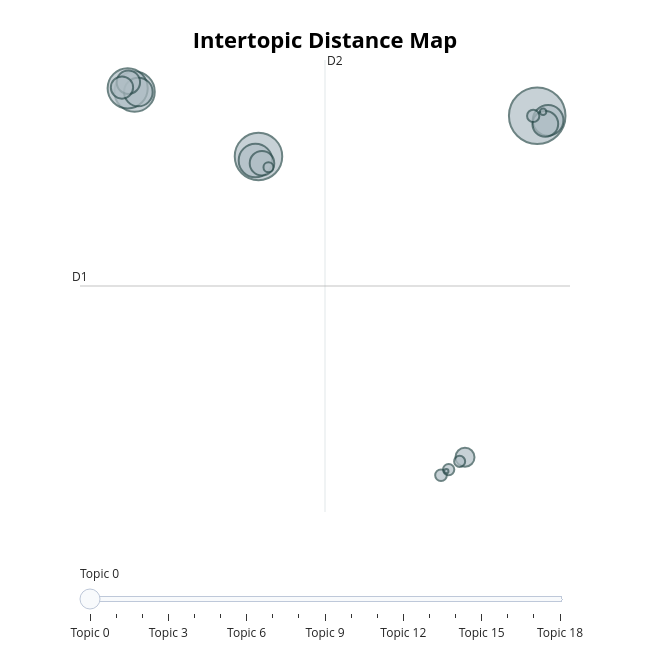

The notebook cell this image was saved under:
### Code cell
topic_model.visualize_topics()

### Figure 1 — Plotly figure (JSON) as saved in the notebook; plotly's stock layout.template omitted (floating-point values rounded to 4 significant figures)
{"data": [{"customdata": [[0, "the | to | and | is | it", 2584], [1, "the | in | to | he | game", 1821], [2, "the | of | that | is | to", 1314], [3, "the | to | of | that | and", 1300], [4, "that | the | to | president | stephanopoulos", 912], [5, "for | the | and | to | in", 760], [6, "the | of | and | in | to", 661], [7, "the | to | for | is | and", 535], [8, "the | and | of | to | for", 487], [9, "of | the | to | and | is", 443], [10, "the | to | my | and | you", 401], [11, "the | of | to | and | space", 292], [12, "maxaxaxaxaxaxaxaxaxaxaxaxaxaxax | the | of | points | den", 122], [13, "the | it | oil | and | to", 110], [14, "water | the | battery | to | of", 104], [15, "kirlian | photography | the | to | of", 98], [16, "book | and | books | chemistry | the", 80], [17, "fan | cpu | heat | sink | fans", 34], [18, "ground | grounding | conductor | neutral | wire", 15]], "hovertemplate": "<b>Topic %{customdata[0]}</b><br>%{customdata[1]}<br>Size: %{customdata[2]}", "legendgroup": "", "marker": {"color": "#B0BEC5", "line": {"color": "DarkSlateGrey", "width": 2}, "size": [2584, 1821, 1314, 1300, 912, 760, 661, 535, 487, 443, 401, 292, 122, 110, 104, 98, 80, 34, 15], "sizemode": "area", "sizeref": 1.615, "symbol": "circle"}, "mode": "markers", "name": "", "orientation": "v", "showlegend": false, "type": "scatter", "x": [8.431, -8.94, -16.66, -17.09, -9.128, 9.108, -16.43, 8.935, -8.722, -17.05, -17.45, 3.93, 8.182, 2.435, 2.911, 3.596, -8.32, 8.797, 2.766], "xaxis": "x", "y": [8.913, 5.745, 10.79, 11.05, 5.426, 8.558, 10.76, 8.278, 5.215, 11.53, 11.11, -17.71, 8.903, -19.1, -18.67, -18.03, 4.905, 9.222, -18.79], "yaxis": "y"}], "layout": {"annotations": [{"showarrow": false, "text": "D1", "x": -20.06, "y": -4.356, "yshift": 10}, {"showarrow": false, "text": "D2", "x": -4.795, "xshift": 10, "y": 13.26}], "height": 650, "hoverlabel": {"bgcolor": "white", "font": {"family": "Rockwell", "size": 16}}, "legend": {"itemsizing": "constant", "tracegroupgap": 0}, "margin": {"t": 60}, "shapes": [{"line": {"color": "#CFD8DC", "width": 2}, "type": "line", "x0": -4.795, "x1": -4.795, "y0": -21.97, "y1": 13.26}, {"line": {"color": "#9E9E9E", "width": 2}, "type": "line", "x0": -20.06, "x1": 10.47, "y0": -4.356, "y1": -4.356}], "sliders": [{"active": 0, "pad": {"t": 50}, "steps": [{"args": [{"marker.color": [["red", "#B0BEC5", "#B0BEC5", "#B0BEC5", "#B0BEC5", "#B0BEC5", "#B0BEC5", "#B0BEC5", "#B0BEC5", "#B0BEC5", "#B0BEC5", "#B0BEC5", "#B0BEC5", "#B0BEC5", "#B0BEC5", "#B0BEC5", "#B0BEC5", "#B0BEC5", "#B0BEC5"]]}], "label": "Topic 0", "method": "update"}, {"args": [{"marker.color": [["#B0BEC5", "red", "#B0BEC5", "#B0BEC5", "#B0BEC5", "#B0BEC5", "#B0BEC5", "#B0BEC5", "#B0BEC5", "#B0BEC5", "#B0BEC5", "#B0BEC5", "#B0BEC5", "#B0BEC5", "#B0BEC5", "#B0BEC5", "#B0BEC5", "#B0BEC5", "#B0BEC5"]]}], "label": "Topic 1", "method": "update"}, {"args": [{"marker.color": [["#B0BEC5", "#B0BEC5", "red", "#B0BEC5", "#B0BEC5", "#B0BEC5", "#B0BEC5", "#B0BEC5", "#B0BEC5", "#B0BEC5", "#B0BEC5", "#B0BEC5", "#B0BEC5", "#B0BEC5", "#B0BEC5", "#B0BEC5", "#B0BEC5", "#B0BEC5", "#B0BEC5"]]}], "label": "Topic 2", "method": "update"}, {"args": [{"marker.color": [["#B0BEC5", "#B0BEC5", "#B0BEC5", "red", "#B0BEC5", "#B0BEC5", "#B0BEC5", "#B0BEC5", "#B0BEC5", "#B0BEC5", "#B0BEC5", "#B0BEC5", "#B0BEC5", "#B0BEC5", "#B0BEC5", "#B0BEC5", "#B0BEC5", "#B0BEC5", "#B0BEC5"]]}], "label": "Topic 3", "method": "update"}, {"args": [{"marker.color": [["#B0BEC5", "#B0BEC5", "#B0BEC5", "#B0BEC5", "red", "#B0BEC5", "#B0BEC5", "#B0BEC5", "#B0BEC5", "#B0BEC5", "#B0BEC5", "#B0BEC5", "#B0BEC5", "#B0BEC5", "#B0BEC5", "#B0BEC5", "#B0BEC5", "#B0BEC5", "#B0BEC5"]]}], "label": "Topic 4", "method": "update"}, {"args": [{"marker.color": [["#B0BEC5", "#B0BEC5", "#B0BEC5", "#B0BEC5", "#B0BEC5", "red", "#B0BEC5", "#B0BEC5", "#B0BEC5", "#B0BEC5", "#B0BEC5", "#B0BEC5", "#B0BEC5", "#B0BEC5", "#B0BEC5", "#B0BEC5", "#B0BEC5", "#B0BEC5", "#B0BEC5"]]}], "label": "Topic 5", "method": "update"}, {"args": [{"marker.color": [["#B0BEC5", "#B0BEC5", "#B0BEC5", "#B0BEC5", "#B0BEC5", "#B0BEC5", "red", "#B0BEC5", "#B0BEC5", "#B0BEC5", "#B0BEC5", "#B0BEC5", "#B0BEC5", "#B0BEC5", "#B0BEC5", "#B0BEC5", "#B0BEC5", "#B0BEC5", "#B0BEC5"]]}], "label": "Topic 6", "method": "update"}, {"args": [{"marker.color": [["#B0BEC5", "#B0BEC5", "#B0BEC5", "#B0BEC5", "#B0BEC5", "#B0BEC5", "#B0BEC5", "red", "#B0BEC5", "#B0BEC5", "#B0BEC5", "#B0BEC5", "#B0BEC5", "#B0BEC5", "#B0BEC5", "#B0BEC5", "#B0BEC5", "#B0BEC5", "#B0BEC5"]]}], "label": "Topic 7", "method": "update"}, {"args": [{"marker.color": [["#B0BEC5", "#B0BEC5", "#B0BEC5", "#B0BEC5", "#B0BEC5", "#B0BEC5", "#B0BEC5", "#B0BEC5", "red", "#B0BEC5", "#B0BEC5", "#B0BEC5", "#B0BEC5", "#B0BEC5", "#B0BEC5", "#B0BEC5", "#B0BEC5", "#B0BEC5", "#B0BEC5"]]}], "label": "Topic 8", "method": "update"}, {"args": [{"marker.color": [["#B0BEC5", "#B0BEC5", "#B0BEC5", "#B0BEC5", "#B0BEC5", "#B0BEC5", "#B0BEC5", "#B0BEC5", "#B0BEC5", "red", "#B0BEC5", "#B0BEC5", "#B0BEC5", "#B0BEC5", "#B0BEC5", "#B0BEC5", "#B0BEC5", "#B0BEC5", "#B0BEC5"]]}], "label": "Topic 9", "method": "update"}, {"args": [{"marker.color": [["#B0BEC5", "#B0BEC5", "#B0BEC5", "#B0BEC5", "#B0BEC5", "#B0BEC5", "#B0BEC5", "#B0BEC5", "#B0BEC5", "#B0BEC5", "red", "#B0BEC5", "#B0BEC5", "#B0BEC5", "#B0BEC5", "#B0BEC5", "#B0BEC5", "#B0BEC5", "#B0BEC5"]]}], "label": "Topic 10", "method": "update"}, {"args": [{"marker.color": [["#B0BEC5", "#B0BEC5", "#B0BEC5", "#B0BEC5", "#B0BEC5", "#B0BEC5", "#B0BEC5", "#B0BEC5", "#B0BEC5", "#B0BEC5", "#B0BEC5", "red", "#B0BEC5", "#B0BEC5", "#B0BEC5", "#B0BEC5", "#B0BEC5", "#B0BEC5", "#B0BEC5"]]}], "label": "Topic 11", "method": "update"}, {"args": [{"marker.color": [["#B0BEC5", "#B0BEC5", "#B0BEC5", "#B0BEC5", "#B0BEC5", "#B0BEC5", "#B0BEC5", "#B0BEC5", "#B0BEC5", "#B0BEC5", "#B0BEC5", "#B0BEC5", "red", "#B0BEC5", "#B0BEC5", "#B0BEC5", "#B0BEC5", "#B0BEC5", "#B0BEC5"]]}], "label": "Topic 12", "method": "update"}, {"args": [{"marker.color": [["#B0BEC5", "#B0BEC5", "#B0BEC5", "#B0BEC5", "#B0BEC5", "#B0BEC5", "#B0BEC5", "#B0BEC5", "#B0BEC5", "#B0BEC5", "#B0BEC5", "#B0BEC5", "#B0BEC5", "red", "#B0BEC5", "#B0BEC5", "#B0BEC5", "#B0BEC5", "#B0BEC5"]]}], "label": "Topic 13", "method": "update"}, {"args": [{"marker.color": [["#B0BEC5", "#B0BEC5", "#B0BEC5", "#B0BEC5", "#B0BEC5", "#B0BEC5", "#B0BEC5", "#B0BEC5", "#B0BEC5", "#B0BEC5", "#B0BEC5", "#B0BEC5", "#B0BEC5", "#B0BEC5", "red", "#B0BEC5", "#B0BEC5", "#B0BEC5", "#B0BEC5"]]}], "label": "Topic 14", "method": "update"}, {"args": [{"marker.color": [["#B0BEC5", "#B0BEC5", "#B0BEC5", "#B0BEC5", "#B0BEC5", "#B0BEC5", "#B0BEC5", "#B0BEC5", "#B0BEC5", "#B0BEC5", "#B0BEC5", "#B0BEC5", "#B0BEC5", "#B0BEC5", "#B0BEC5", "red", "#B0BEC5", "#B0BEC5", "#B0BEC5"]]}], "label": "Topic 15", "method": "update"}, {"args": [{"marker.color": [["#B0BEC5", "#B0BEC5", "#B0BEC5", "#B0BEC5", "#B0BEC5", "#B0BEC5", "#B0BEC5", "#B0BEC5", "#B0BEC5", "#B0BEC5", "#B0BEC5", "#B0BEC5", "#B0BEC5", "#B0BEC5", "#B0BEC5", "#B0BEC5", "red", "#B0BEC5", "#B0BEC5"]]}], "label": "Topic 16", "method": "update"}, {"args": [{"marker.color": [["#B0BEC5", "#B0BEC5", "#B0BEC5", "#B0BEC5", "#B0BEC5", "#B0BEC5", "#B0BEC5", "#B0BEC5", "#B0BEC5", "#B0BEC5", "#B0BEC5", "#B0BEC5", "#B0BEC5", "#B0BEC5", "#B0BEC5", "#B0BEC5", "#B0BEC5", "red", "#B0BEC5"]]}], "label": "Topic 17", "method": "update"}, {"args": [{"marker.color": [["#B0BEC5", "#B0BEC5", "#B0BEC5", "#B0BEC5", "#B0BEC5", "#B0BEC5", "#B0BEC5", "#B0BEC5", "#B0BEC5", "#B0BEC5", "#B0BEC5", "#B0BEC5", "#B0BEC5", "#B0BEC5", "#B0BEC5", "#B0BEC5", "#B0BEC5", "#B0BEC5", "red"]]}], "label": "Topic 18", "method": "update"}]}], "title": {"font": {"color": "Black", "size": 22}, "text": "<b>Intertopic Distance Map</b>", "x": 0.5, "xanchor": "center", "y": 0.95, "yanchor": "top"}, "width": 650, "xaxis": {"anchor": "y", "domain": [0, 1], "range": [-20.06, 10.47], "title": {"text": ""}, "visible": false}, "yaxis": {"anchor": "x", "domain": [0, 1], "range": [-21.97, 13.26], "title": {"text": ""}, "visible": false}}}
